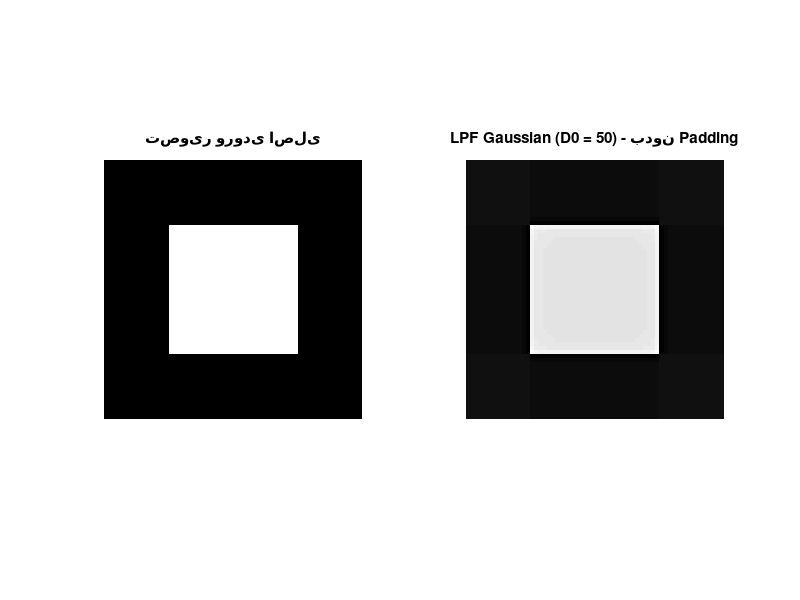
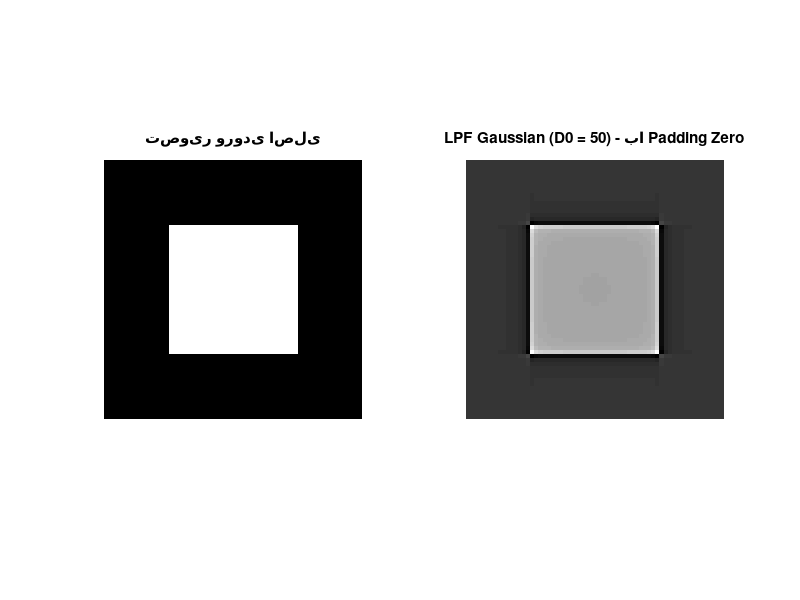

These figures' MATLAB source, in order:

clear; close all; clc;

    img_gray = zeros(64, 64);
    img_gray(17:48, 17:48) = 1;
img_gray = im2double(img_gray); 
[M, N] = size(img_gray);
D0 = 50;

function H = create_gaussian_filter(size_M, size_N, D0)
    [U, V] = meshgrid((0:size_N-1) - floor(size_N/2), (0:size_M-1) - floor(size_M/2));
    D_sq = U.^2 + V.^2;
    H = exp(-D_sq / (2 * D0^2));
end

function filtered_img = frequency_filter_process(img, D0, use_padding)
    [m, n] = size(img);
    
    if use_padding
      
        P = 2*m - 1; 
        Q = 2*n - 1;
        padded_img = zeros(P, Q);
        padded_img(1:m, 1:n) = img;
        
        F = fft2(padded_img);
        H = create_gaussian_filter(P, Q, D0);
    else

        F = fft2(img);
        H = create_gaussian_filter(m, n, D0);
    end
    
    G = F .* H;
    g = ifft2(G);

    if use_padding
        filtered_img = real(g(1:m, 1:n));
    else
        filtered_img = real(g);
    end

    min_val = min(filtered_img(:));
    max_val = max(filtered_img(:));

    if max_val - min_val > 1e-9
        filtered_img = (filtered_img - min_val) / (max_val - min_val);
    end
end

filtered_img_no_pad = frequency_filter_process(img_gray, D0, false);

figure;
subplot(1, 2, 1);
imshow(img_gray);
title('تصویر ورودی اصلی');

subplot(1, 2, 2);
imshow(filtered_img_no_pad);
title(sprintf('LPF Gaussian (D0 = %d) - بدون Padding', D0));

filtered_img_with_pad = frequency_filter_process(img_gray, D0, true);

figure;
subplot(1, 2, 1);
imshow(img_gray);
title('تصویر ورودی اصلی');

subplot(1, 2, 2);
imshow(filtered_img_with_pad);
title(sprintf('LPF Gaussian (D0 = %d) - با Padding Zero', D0));
